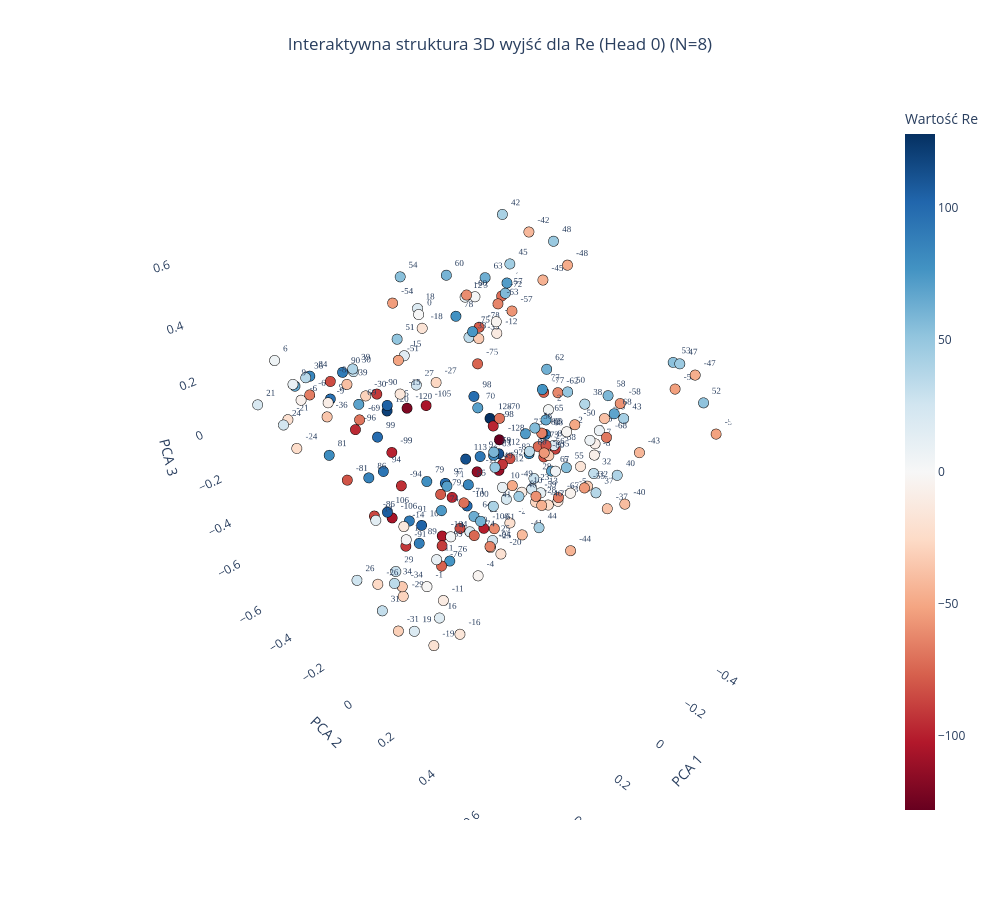

Notebook code for this chart:
### Code cell
import numpy as np
import plotly.graph_objects as go
from sklearn.decomposition import PCA

def plot_output_head_plotly_3d(model, N, head_idx=0):
    weights = model.output_heads[head_idx].weight.detach().cpu().numpy()
    
    output_offset = 2 * N * N
    min_val, max_val = -2 * N * N, 2 * N * N
    active_indices = []
    labels = []
    
    for val in range(min_val, max_val + 1):
        idx = val + output_offset
        if 0 <= idx < weights.shape[0]:
            active_indices.append(idx)
            labels.append(val)

    active_weights = weights[active_indices]

    weight_norms = np.linalg.norm(active_weights, axis=1)
    valid_mask = weight_norms > 0.4
    
    active_weights = active_weights[valid_mask]
    labels = np.array(labels)[valid_mask]


    pca = PCA(n_components=3)
    embeds_3d = pca.fit_transform(active_weights)

    # Po dopasowaniu PCA na aktywacjach
    explained_variance = pca.explained_variance_ratio_
    print(f"Komponent 1: {explained_variance[0]:.2%}")
    print(f"Komponent 2: {explained_variance[1]:.2%}")
    print(f"Komponent 3: {explained_variance[2]:.2%}")
    print(f"Suma zachowanej wariancji w 3D: {sum(explained_variance):.2%}")
    
    head_names = {0: "Re (Head 0)", 1: "Im (Head 1)"}
    title_name = head_names.get(head_idx, f"Head {head_idx}")

    fig = go.Figure()

    fig.add_trace(go.Scatter3d(
        x=embeds_3d[:, 0],
        y=embeds_3d[:, 1],
        z=embeds_3d[:, 2],
        mode='markers+text',
        text=[str(l) for l in labels],
        textposition="top right",
        textfont=dict(size=9, family="Arial Black"),
        marker=dict(
            size=6,
            color=labels,
            colorscale='RdBu',
            showscale=True,
            colorbar=dict(title=f"Wartość {title_name.split()[0]}"),
            line=dict(width=1, color='Black')
        ),
        hoverinfo='text',
        hovertext=[f"Token ID: {l + output_offset}<br>Wartość algebraiczna: {l}" for l in labels]
    ))

    fig.update_layout(
        title=dict(
            text=f"Interaktywna struktura 3D wyjść dla {title_name} (N={N})",
            x=0.5,
            xanchor='center'
        ),
        scene=dict(
            xaxis=dict(title="PCA 1", backgroundcolor="white", gridcolor="rgba(200,200,200,0.2)"),
            yaxis=dict(title="PCA 2", backgroundcolor="white", gridcolor="rgba(200,200,200,0.2)"),
            zaxis=dict(title="PCA 3", backgroundcolor="white", gridcolor="rgba(200,200,200,0.2)"),
        ),
        width=1000,
        height=900,
        showlegend=False
    )
    
    fig.show()

plot_output_head_plotly_3d(model=model, N=N)

### Figure 1 — Plotly figure (JSON) as saved in the notebook; plotly's stock layout.template omitted (floating-point values rounded to 4 significant figures; data arrays with more than 128 entries replaced by an {"elided": "..."} marker saying what was removed)
{"data": [{"hoverinfo": "text", "hovertext": {"elided": "209 str values"}, "marker": {"color": {"elided": "209 int values"}, "colorbar": {"title": {"text": "Wartość Re"}}, "colorscale": [[0, "rgb(103,0,31)"], [0.1, "rgb(178,24,43)"], [0.2, "rgb(214,96,77)"], [0.3, "rgb(244,165,130)"], [0.4, "rgb(253,219,199)"], [0.5, "rgb(247,247,247)"], [0.6, "rgb(209,229,240)"], [0.7, "rgb(146,197,222)"], [0.8, "rgb(67,147,195)"], [0.9, "rgb(33,102,172)"], [1, "rgb(5,48,97)"]], "line": {"color": "Black", "width": 1}, "showscale": true, "size": 6}, "mode": "markers+text", "text": {"elided": "209 str values"}, "textfont": {"family": "Arial Black", "size": 9}, "textposition": "top right", "type": "scatter3d", "x": {"elided": "209 float values"}, "y": {"elided": "209 float values"}, "z": {"elided": "209 float values"}}], "layout": {"height": 900, "scene": {"xaxis": {"backgroundcolor": "white", "gridcolor": "rgba(200,200,200,0.2)", "title": {"text": "PCA 1"}}, "yaxis": {"backgroundcolor": "white", "gridcolor": "rgba(200,200,200,0.2)", "title": {"text": "PCA 2"}}, "zaxis": {"backgroundcolor": "white", "gridcolor": "rgba(200,200,200,0.2)", "title": {"text": "PCA 3"}}}, "showlegend": false, "title": {"text": "Interaktywna struktura 3D wyjść dla Re (Head 0) (N=8)", "x": 0.5, "xanchor": "center"}, "width": 1000}}
